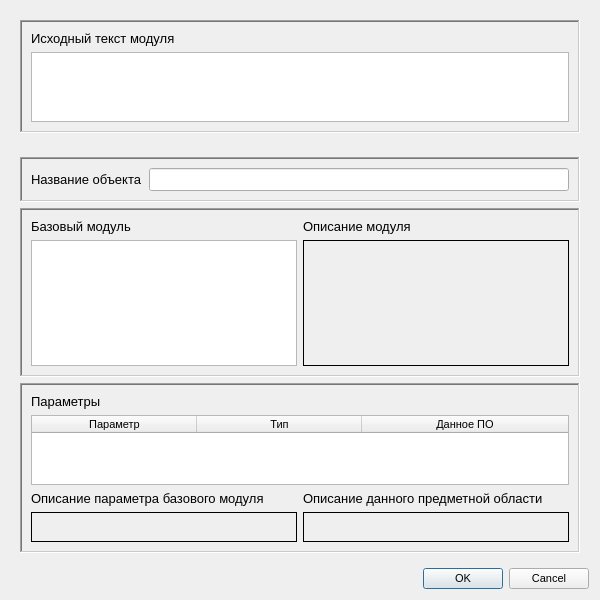
<?xml version="1.0" encoding="UTF-8"?>
<ui version="4.0">
 <class>QPredicateEditor</class>
 <widget class="QDialog" name="QPredicateEditor">
  <property name="windowModality">
   <enum>Qt::ApplicationModal</enum>
  </property>
  <property name="geometry">
   <rect>
    <x>0</x>
    <y>0</y>
    <width>600</width>
    <height>600</height>
   </rect>
  </property>
  <property name="minimumSize">
   <size>
    <width>400</width>
    <height>400</height>
   </size>
  </property>
  <property name="maximumSize">
   <size>
    <width>800</width>
    <height>800</height>
   </size>
  </property>
  <property name="font">
   <font>
    <pointsize>8</pointsize>
   </font>
  </property>
  <property name="windowTitle">
   <string>Редактор объектов</string>
  </property>
  <property name="windowIcon">
   <iconset resource="../../resources.qrc">
    <normaloff>:/images/G.png</normaloff>:/images/G.png</iconset>
  </property>
  <property name="modal">
   <bool>true</bool>
  </property>
  <layout class="QVBoxLayout" name="verticalLayout_5">
   <item>
    <widget class="QWidget" name="inlineWidget" native="true">
     <layout class="QHBoxLayout" name="horizontalLayout_7">
      <item>
       <widget class="QFrame" name="frame_4">
        <property name="frameShape">
         <enum>QFrame::WinPanel</enum>
        </property>
        <property name="frameShadow">
         <enum>QFrame::Sunken</enum>
        </property>
        <property name="lineWidth">
         <number>3</number>
        </property>
        <property name="midLineWidth">
         <number>1</number>
        </property>
        <layout class="QVBoxLayout" name="verticalLayout_6">
         <item>
          <widget class="QLabel" name="inlineModuleTxtLbl">
           <property name="font">
            <font>
             <pointsize>10</pointsize>
            </font>
           </property>
           <property name="text">
            <string>Исходный текст модуля</string>
           </property>
          </widget>
         </item>
         <item>
          <widget class="QCodeEditor" name="inlineModuleTxtEdt"/>
         </item>
        </layout>
       </widget>
      </item>
     </layout>
    </widget>
   </item>
   <item>
    <widget class="QWidget" name="normalWidget" native="true">
     <layout class="QGridLayout" name="gridLayout_2" rowstretch="0,0,0">
      <item row="0" column="0">
       <widget class="QFrame" name="frame_6">
        <property name="sizePolicy">
         <sizepolicy hsizetype="Preferred" vsizetype="Fixed">
          <horstretch>0</horstretch>
          <verstretch>0</verstretch>
         </sizepolicy>
        </property>
        <property name="frameShape">
         <enum>QFrame::WinPanel</enum>
        </property>
        <property name="frameShadow">
         <enum>QFrame::Sunken</enum>
        </property>
        <property name="lineWidth">
         <number>3</number>
        </property>
        <property name="midLineWidth">
         <number>1</number>
        </property>
        <layout class="QHBoxLayout" name="horizontalLayout_5">
         <item>
          <widget class="QLabel" name="predicateNameLbl">
           <property name="font">
            <font>
             <pointsize>10</pointsize>
            </font>
           </property>
           <property name="frameShape">
            <enum>QFrame::NoFrame</enum>
           </property>
           <property name="text">
            <string>Название объекта</string>
           </property>
          </widget>
         </item>
         <item>
          <widget class="QLineEdit" name="predicateNameEdt">
           <property name="font">
            <font>
             <pointsize>10</pointsize>
            </font>
           </property>
           <property name="maxLength">
            <number>255</number>
           </property>
          </widget>
         </item>
        </layout>
       </widget>
      </item>
      <item row="1" column="0">
       <widget class="QFrame" name="frame">
        <property name="sizePolicy">
         <sizepolicy hsizetype="Preferred" vsizetype="MinimumExpanding">
          <horstretch>0</horstretch>
          <verstretch>0</verstretch>
         </sizepolicy>
        </property>
        <property name="frameShape">
         <enum>QFrame::WinPanel</enum>
        </property>
        <property name="frameShadow">
         <enum>QFrame::Sunken</enum>
        </property>
        <property name="lineWidth">
         <number>3</number>
        </property>
        <property name="midLineWidth">
         <number>1</number>
        </property>
        <layout class="QHBoxLayout" name="horizontalLayout_6">
         <item>
          <layout class="QVBoxLayout" name="verticalLayout">
           <item>
            <layout class="QHBoxLayout" name="horizontalLayout_2">
             <item>
              <widget class="QLabel" name="baseModuleLbl">
               <property name="font">
                <font>
                 <pointsize>10</pointsize>
                </font>
               </property>
               <property name="text">
                <string>Базовый модуль</string>
               </property>
              </widget>
             </item>
             <item>
              <widget class="QLabel" name="descriptionLbl">
               <property name="font">
                <font>
                 <pointsize>10</pointsize>
                </font>
               </property>
               <property name="text">
                <string>Описание модуля</string>
               </property>
              </widget>
             </item>
            </layout>
           </item>
           <item>
            <layout class="QHBoxLayout" name="horizontalLayout">
             <item>
              <widget class="QListWidget" name="baseModuleList"/>
             </item>
             <item>
              <widget class="QLabel" name="descriptionLbl_2">
               <property name="sizePolicy">
                <sizepolicy hsizetype="MinimumExpanding" vsizetype="MinimumExpanding">
                 <horstretch>0</horstretch>
                 <verstretch>0</verstretch>
                </sizepolicy>
               </property>
               <property name="minimumSize">
                <size>
                 <width>53</width>
                 <height>0</height>
                </size>
               </property>
               <property name="frameShape">
                <enum>QFrame::Box</enum>
               </property>
               <property name="text">
                <string/>
               </property>
               <property name="textFormat">
                <enum>Qt::PlainText</enum>
               </property>
               <property name="alignment">
                <set>Qt::AlignLeading|Qt::AlignLeft|Qt::AlignTop</set>
               </property>
               <property name="wordWrap">
                <bool>true</bool>
               </property>
               <property name="textInteractionFlags">
                <set>Qt::NoTextInteraction</set>
               </property>
              </widget>
             </item>
            </layout>
           </item>
          </layout>
         </item>
        </layout>
       </widget>
      </item>
      <item row="2" column="0">
       <widget class="QFrame" name="frame_2">
        <property name="sizePolicy">
         <sizepolicy hsizetype="Preferred" vsizetype="MinimumExpanding">
          <horstretch>0</horstretch>
          <verstretch>0</verstretch>
         </sizepolicy>
        </property>
        <property name="frameShape">
         <enum>QFrame::WinPanel</enum>
        </property>
        <property name="frameShadow">
         <enum>QFrame::Sunken</enum>
        </property>
        <property name="lineWidth">
         <number>3</number>
        </property>
        <property name="midLineWidth">
         <number>1</number>
        </property>
        <layout class="QGridLayout" name="gridLayout" rowstretch="50,50">
         <item row="0" column="0">
          <layout class="QVBoxLayout" name="verticalLayout_3">
           <item>
            <widget class="QLabel" name="paramsNormalLbl">
             <property name="font">
              <font>
               <pointsize>10</pointsize>
              </font>
             </property>
             <property name="text">
              <string>Параметры</string>
             </property>
            </widget>
           </item>
           <item>
            <widget class="QTableWidget" name="paramsNormalTable">
             <property name="font">
              <font>
               <family>MS Sans Serif</family>
               <weight>50</weight>
               <bold>false</bold>
              </font>
             </property>
             <property name="editTriggers">
              <set>QAbstractItemView::NoEditTriggers</set>
             </property>
             <property name="selectionMode">
              <enum>QAbstractItemView::SingleSelection</enum>
             </property>
             <attribute name="horizontalHeaderCascadingSectionResizes">
              <bool>true</bool>
             </attribute>
             <attribute name="horizontalHeaderDefaultSectionSize">
              <number>165</number>
             </attribute>
             <attribute name="horizontalHeaderMinimumSectionSize">
              <number>165</number>
             </attribute>
             <attribute name="horizontalHeaderStretchLastSection">
              <bool>true</bool>
             </attribute>
             <attribute name="verticalHeaderDefaultSectionSize">
              <number>22</number>
             </attribute>
             <column>
              <property name="text">
               <string>Параметр</string>
              </property>
             </column>
             <column>
              <property name="text">
               <string>Тип</string>
              </property>
             </column>
             <column>
              <property name="text">
               <string>Данное ПО</string>
              </property>
             </column>
            </widget>
           </item>
          </layout>
         </item>
         <item row="1" column="0">
          <layout class="QVBoxLayout" name="verticalLayout_2">
           <item>
            <layout class="QHBoxLayout" name="horizontalLayout_3">
             <item>
              <widget class="QLabel" name="descriptionBMLbl">
               <property name="font">
                <font>
                 <pointsize>10</pointsize>
                </font>
               </property>
               <property name="text">
                <string>Описание параметра базового модуля</string>
               </property>
              </widget>
             </item>
             <item>
              <widget class="QLabel" name="descriptionPOLbl">
               <property name="font">
                <font>
                 <pointsize>10</pointsize>
                </font>
               </property>
               <property name="text">
                <string>Описание данного предметной области</string>
               </property>
              </widget>
             </item>
            </layout>
           </item>
           <item>
            <layout class="QHBoxLayout" name="horizontalLayout_4">
             <item>
              <widget class="QLabel" name="descriptionBMLbl_2">
               <property name="sizePolicy">
                <sizepolicy hsizetype="MinimumExpanding" vsizetype="MinimumExpanding">
                 <horstretch>0</horstretch>
                 <verstretch>0</verstretch>
                </sizepolicy>
               </property>
               <property name="frameShape">
                <enum>QFrame::Box</enum>
               </property>
               <property name="frameShadow">
                <enum>QFrame::Plain</enum>
               </property>
               <property name="text">
                <string/>
               </property>
               <property name="textFormat">
                <enum>Qt::PlainText</enum>
               </property>
               <property name="alignment">
                <set>Qt::AlignLeading|Qt::AlignLeft|Qt::AlignTop</set>
               </property>
               <property name="wordWrap">
                <bool>true</bool>
               </property>
              </widget>
             </item>
             <item>
              <widget class="QLabel" name="descriptionPOLbl_2">
               <property name="sizePolicy">
                <sizepolicy hsizetype="MinimumExpanding" vsizetype="MinimumExpanding">
                 <horstretch>0</horstretch>
                 <verstretch>0</verstretch>
                </sizepolicy>
               </property>
               <property name="frameShape">
                <enum>QFrame::Box</enum>
               </property>
               <property name="text">
                <string/>
               </property>
               <property name="textFormat">
                <enum>Qt::PlainText</enum>
               </property>
               <property name="alignment">
                <set>Qt::AlignLeading|Qt::AlignLeft|Qt::AlignTop</set>
               </property>
              </widget>
             </item>
            </layout>
           </item>
          </layout>
         </item>
        </layout>
       </widget>
      </item>
     </layout>
    </widget>
   </item>
   <item>
    <widget class="QDialogButtonBox" name="buttonBox">
     <property name="font">
      <font>
       <pointsize>8</pointsize>
      </font>
     </property>
     <property name="orientation">
      <enum>Qt::Horizontal</enum>
     </property>
     <property name="standardButtons">
      <set>QDialogButtonBox::Cancel|QDialogButtonBox::Ok</set>
     </property>
    </widget>
   </item>
  </layout>
 </widget>
 <customwidgets>
  <customwidget>
   <class>QCodeEditor</class>
   <extends>QPlainTextEdit</extends>
   <header>../../src/editor/qcodeeditor.h</header>
  </customwidget>
 </customwidgets>
 <tabstops>
  <tabstop>inlineModuleTxtEdt</tabstop>
  <tabstop>predicateNameEdt</tabstop>
  <tabstop>baseModuleList</tabstop>
  <tabstop>paramsNormalTable</tabstop>
  <tabstop>buttonBox</tabstop>
 </tabstops>
 <resources>
  <include location="../../resources.qrc"/>
 </resources>
 <connections>
  <connection>
   <sender>buttonBox</sender>
   <signal>rejected()</signal>
   <receiver>QPredicateEditor</receiver>
   <slot>reject()</slot>
   <hints>
    <hint type="sourcelabel">
     <x>316</x>
     <y>260</y>
    </hint>
    <hint type="destinationlabel">
     <x>286</x>
     <y>274</y>
    </hint>
   </hints>
  </connection>
 </connections>
</ui>
